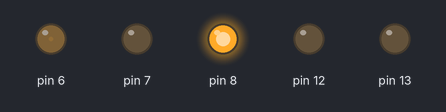
The sketch below on a simulated Arduino Uno, built with avr-gcc and run on an emulated ATmega328P. Shown: output pins drawn as LEDs (lit = HIGH).

Above: at 0.05 s.
At 2.9 s:
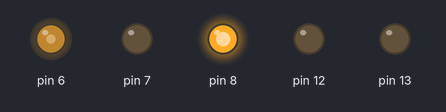
At 5.8 s:
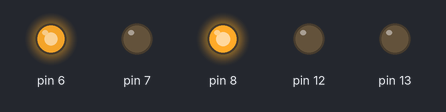
At 11.55 s:
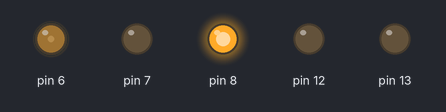
Timing chart, 0 to 16.6 s (numbered marks = the images above):
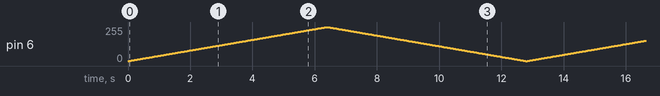

The sketch:

arduino8.5.ino
```cpp
void setup() {
  pinMode(6, OUTPUT);
  digitalWrite(6, HIGH);

  pinMode(7, OUTPUT);
  pinMode(8, OUTPUT);

  pinMode(12,OUTPUT);
  pinMode(13,OUTPUT);
  digitalWrite(7, LOW);
  digitalWrite(8, HIGH);

}

void loop()  {

    for(int i = 0; i <= 255; i++)
    {
        analogWrite(6,i);
        delay(25);
    }
    for(int i = 255; i >= 0; i--)
    {
        analogWrite(6,i);
        delay(25);
    }

}
```
